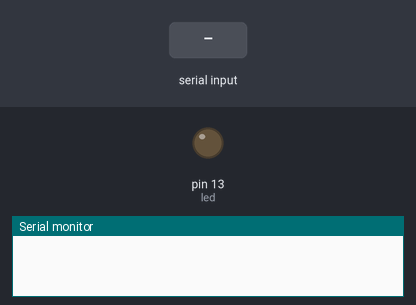
Bench run of a sketch on a simulated Arduino Uno, built with avr-gcc and run on an emulated ATmega328P. On the bench: output pins drawn as LEDs (lit = HIGH), the last lines printed to the serial monitor. The inputs (shaded band) are chosen by the test bench.

Above: at 1.2 s.
1.3 s: "1\n" received over Serial
At 2.1 s:
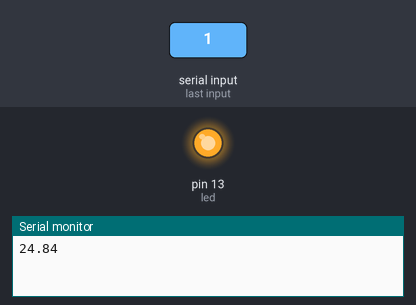
Timing chart, 0 to 4.3 s (numbered marks = the images above; inputs shaded):
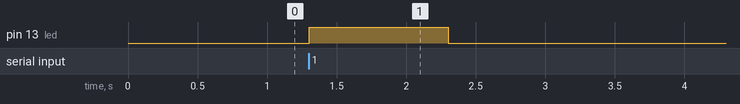

Measured:
- after the input at 1.3 s, pin 13 (led): LOW → HIGH at once, → LOW 1.0 s later

The sketch:

p2.ino
```cpp
int led =13;
int lm35=A0;
void setup() {
pinMode(led,OUTPUT);
Serial.begin(9600);
}

void loop() {
if (Serial.available())
{
  int readserial=Serial.parseInt();
  if(readserial==1)
  {
    digitalWrite(led,HIGH);
  float temp=analogRead(lm35);
  temp=temp*0.4870;
  Serial.println(temp);
  }
  if(readserial==0)
  {
    digitalWrite(led,LOW);
  }
}
}
```
